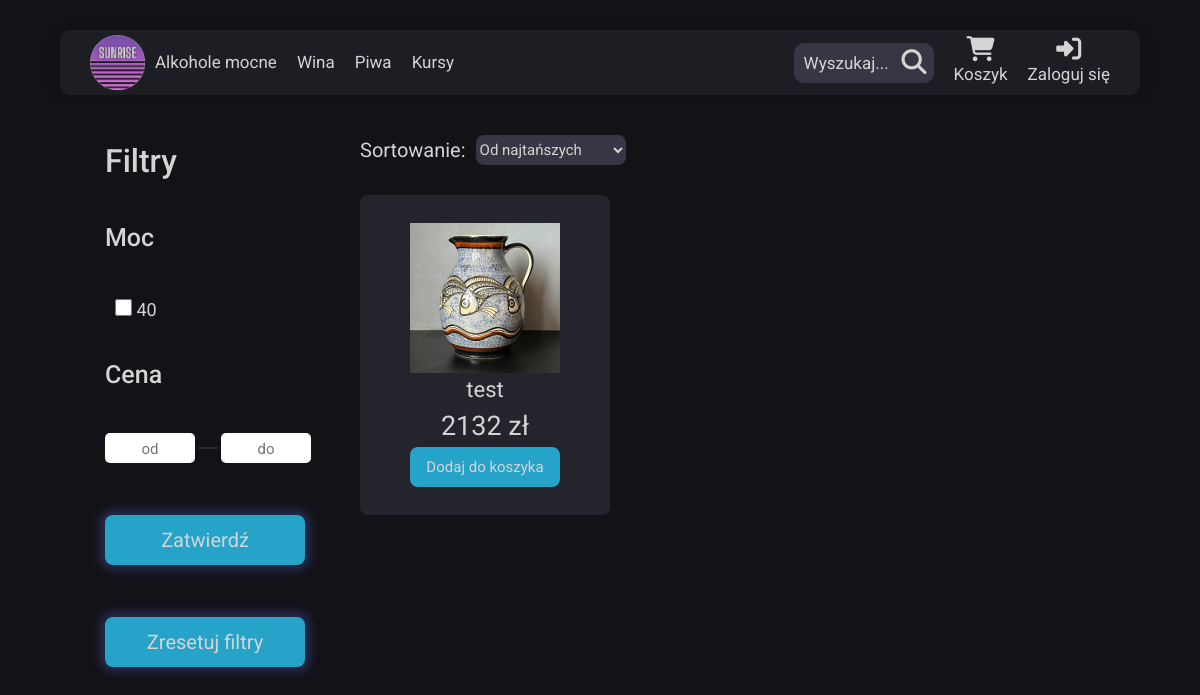
The page /html/category_pages/strong-wodka.php on the database its author committed.
### tables this page shows
CREATE TABLE `product` (
  `id` int(11) NOT NULL,
  `product_name` varchar(50) NOT NULL,
  `category_id` int(11) NOT NULL,
  `price` float NOT NULL,
  `description` text NOT NULL,
  `stock` int(11) NOT NULL,
  `photo_id` int(11) NOT NULL
);

CREATE TABLE `photos` (
  `id` int(11) NOT NULL,
  `path` varchar(255) NOT NULL
);

### html/category_pages/strong-wodka.php (the view, shortened to what this page needs)
<!DOCTYPE html>
<html lang="pl">
  <head>
    <link href="https://cdn.jsdelivr.net/npm/bootstrap@5.3.2/dist/css/bootstrap.min.css" rel="stylesheet">
    <link rel="stylesheet" href="../../css/main.css" />
  </head>
  <body>
  <?php
      include './menu_component.php';
      echo $nav
    ?>
    <main class="productCategories">
      <?php
      include './product_filter.php';
      echo $filters;
    ?>
      <section class="products__right">
          <div class="products__sortSection">
            <p class="products__sortSection--p">Sortowanie:</p>
            <select name="sort" id="sort" class="products__sortSection--select">
                <option value="price-asc">Od najtańszych</option>
            </select>
        </div>
        <div class="products__productContainer">
        <?php
          require_once('../../php/dblogin.php');
          $sql = 'select id from category where category_name like "wódka"';
          $stmt = $pdo -> prepare($sql);
          $stmt -> execute();
          $category_id = $stmt -> fetchColumn();
          $sql = 'select product.id, product_name, price, path from product inner join photos on product.photo_id = photos.id where category_id = ?';
          $query = $pdo -> prepare($sql);
          $query -> execute([$category_id]);
          while($row = $query -> fetch()):
            $filename = str_replace(' ', '-', $row['product_name']);
        ?>
          <a href="../products/<?=$filename?>.php" class="products__product" id="<?=$row['id']?>">
            <img src="<?=$row['path']?>" alt="" class="products__product--image">
            <p class="products__product--name"><?=$row['product_name']?></p>
            <p class="products__product--price"><?=$row['price']?> zł</p>
            <button class="products__product--addToCart">Dodaj do koszyka</button>
          </a>
          <?php endwhile;?>
        </div>
      </section>
    </main>
  </body>
</html>

### css/main.css (style rules this page uses)
*, *::before, *::after { box-sizing: border-box; margin: 0; padding: 0; }
* { scrollbar-width: none; scrollbar-color: #d4d4d4 #121217; }
html { font-size: 62.5%; scroll-behavior: smooth; }
body { min-height: 100%; display: flex; flex-direction: column; font-family: "Roboto", sans-serif; color: #d4d4d4; background-color: #121217; }
a { text-decoration: none; }
p { font-size: 1.8rem; }
p { font-size: 1.5rem; }
.productCategories { display: flex; width: 100%; height: 100vh; }
.products__right { height: 100%; width: 70%; display: flex; flex-direction: column; justify-content: center; }
.products__sortSection { width: 100%; height: 50px; display: flex; justify-content: flex-start; align-items: center; margin-bottom: 20px; }
.products__sortSection--p { font-size: 2rem; margin: 0; margin-right: 10px; }
.products__sortSection--select { width: 150px; height: 30px; font-size: 1.5rem; background-color: #363644; color: #d4d4d4; border-radius: 8px; border: none; }
.products__productContainer { height: 60%; width: 90%; display: flex; flex-wrap: wrap; gap: 17px; }
.products__product { width: 250px; height: 320px; display: flex; flex-direction: column; align-items: center; justify-content: center; background-color: #24242d; border-radius: 8px; transition: box-shadow 0.3s; cursor: pointer; }
.products__product--image { width: 150px; height: 150px; }
.products__product--name { color: #d4d4d4; font-size: 2.2rem; margin: 0; }
.products__product--price { color: #d4d4d4; font-size: 2.7rem; margin: 0; }
.products__product--addToCart { width: 150px; height: 40px; display: flex; align-items: center; justify-content: center; font-size: 1.5rem; color: #d4d4d4; background-color: rgb(38, 163, 201); border-radius: 8px; border: none; transition: transform 0.3s; }

### rows shown on the page
product: photo.path (picture), product_name "test", price "2132"

### other values the page prints
$paramRow "Moc"
$row['param_value'] "40"
